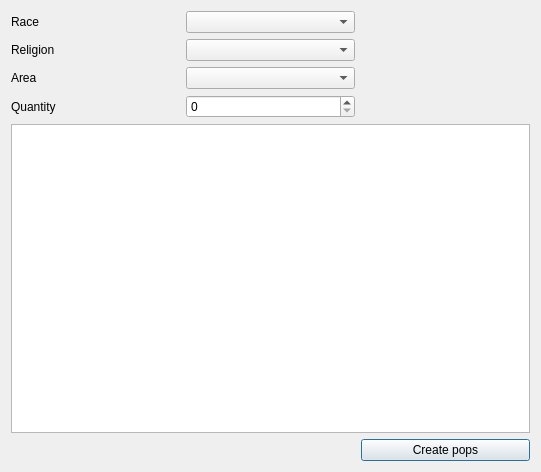
<?xml version="1.0" encoding="UTF-8"?>
<ui version="4.0">
 <class>PopGeneratorDialog</class>
 <widget class="QDialog" name="PopGeneratorDialog">
  <property name="geometry">
   <rect>
    <x>0</x>
    <y>0</y>
    <width>541</width>
    <height>472</height>
   </rect>
  </property>
  <property name="windowTitle">
   <string>Dialog</string>
  </property>
  <layout class="QGridLayout" name="gridLayout">
   <item row="0" column="0">
    <widget class="QLabel" name="raceLbl">
     <property name="text">
      <string>Race</string>
     </property>
    </widget>
   </item>
   <item row="0" column="1">
    <widget class="QComboBox" name="raceIn"/>
   </item>
   <item row="1" column="0">
    <widget class="QLabel" name="religionLbl">
     <property name="text">
      <string>Religion</string>
     </property>
    </widget>
   </item>
   <item row="1" column="1">
    <widget class="QComboBox" name="religionIn"/>
   </item>
   <item row="2" column="0">
    <widget class="QLabel" name="areaLbl">
     <property name="text">
      <string>Area</string>
     </property>
    </widget>
   </item>
   <item row="2" column="1">
    <widget class="QComboBox" name="areaIn"/>
   </item>
   <item row="3" column="0">
    <widget class="QLabel" name="quantityLbl">
     <property name="text">
      <string>Quantity</string>
     </property>
    </widget>
   </item>
   <item row="3" column="1">
    <widget class="QSpinBox" name="quantityIn">
     <property name="maximum">
      <number>2147483647</number>
     </property>
    </widget>
   </item>
   <item row="4" column="0" colspan="3">
    <widget class="QTableView" name="tableView"/>
   </item>
   <item row="5" column="2">
    <widget class="QPushButton" name="addPops">
     <property name="text">
      <string>Create pops</string>
     </property>
    </widget>
   </item>
  </layout>
 </widget>
 <resources/>
 <connections/>
</ui>
